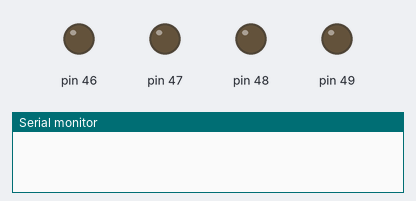
The sketch below on a simulated Arduino Mega 2560, built with avr-gcc and run on an emulated ATmega2560. Shown: output pins drawn as LEDs (lit = HIGH), the last lines printed to the serial monitor.

Above: at 0.01 s.
At 3.2 s:
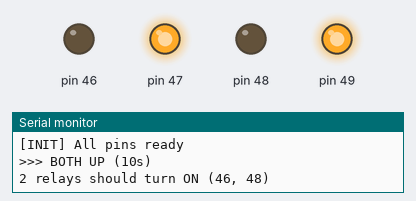
At 18.2 s:
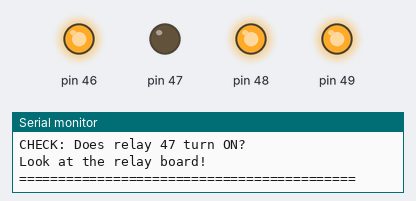
At 33.2 s:
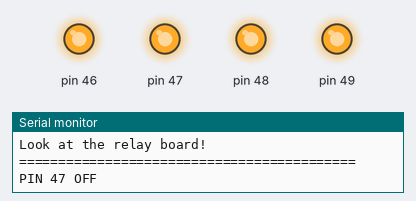
Timing chart, 0 to 39.6 s (numbered marks = the images above):
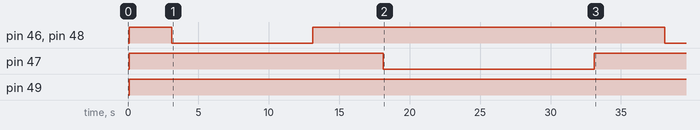

Measured:
- by itself, pin 46, pin 48: HIGH → LOW at 3.1 s, → HIGH 10.0 s later, → LOW 25.0 s later
- by itself, pin 47: HIGH → LOW at 18.1 s, → HIGH 15.0 s later

The sketch:

test_which_down.ino
```cpp
/**
 * Arduino Mega - Which DOWN pin works?
 * Проверяем 47 и 49 отдельно с большой паузой
 */

void setup() {
  Serial.begin(115200);
  delay(100);

  Serial.println("\n========================================");
  Serial.println("  WHICH DOWN PIN WORKS?");
  Serial.println("========================================\n");

  pinMode(46, OUTPUT);
  pinMode(47, OUTPUT);
  pinMode(48, OUTPUT);
  pinMode(49, OUTPUT);

  // Все OFF
  digitalWrite(46, HIGH);
  digitalWrite(47, HIGH);
  digitalWrite(48, HIGH);
  digitalWrite(49, HIGH);

  Serial.println("[INIT] All pins ready\n");
  delay(3000);
}

void loop() {
  // Поднять оба
  Serial.println("\n>>> BOTH UP (10s)");
  Serial.println("2 relays should turn ON (46, 48)");
  digitalWrite(46, LOW);
  digitalWrite(48, LOW);
  delay(10000);
  digitalWrite(46, HIGH);
  digitalWrite(48, HIGH);
  Serial.println("STOP (5s)\n");
  delay(5000);

  // Тест PIN 47 отдельно
  Serial.println("===========================================");
  Serial.println(">>> TEST PIN 47 ONLY (15s)");
  Serial.println("CHECK: Does relay 47 turn ON?");
  Serial.println("Look at the relay board!");
  Serial.println("===========================================");
  digitalWrite(47, LOW);
  digitalWrite(49, HIGH);  // 49 точно OFF
  delay(15000);
  digitalWrite(47, HIGH);
  Serial.println("PIN 47 OFF\n");
  delay(5000);

  // Поднять снова
  Serial.println(">>> BOTH UP again (10s)");
  digitalWrite(46, LOW);
  digitalWrite(48, LOW);
  delay(10000);
  digitalWrite(46, HIGH);
  digitalWrite(48, HIGH);
  Serial.println("STOP (5s)\n");
  delay(5000);

  // Тест PIN 49 отдельно
  Serial.println("===========================================");
  Serial.println(">>> TEST PIN 49 ONLY (15s)");
  Serial.println("CHECK: Does relay 49 turn ON?");
  Serial.println("Look at the relay board!");
  Serial.println("===========================================");
  digitalWrite(47, HIGH);  // 47 точно OFF
  digitalWrite(49, LOW);
  delay(15000);
  digitalWrite(49, HIGH);
  Serial.println("PIN 49 OFF\n");
  delay(5000);

  Serial.println("===========================================");
  Serial.println("RESULTS:");
  Serial.println("Which relay turned ON?");
  Serial.println("- PIN 47 relay ON? Tell me!");
  Serial.println("- PIN 49 relay ON? Tell me!");
  Serial.println("===========================================\n");
  delay(5000);
}
```
